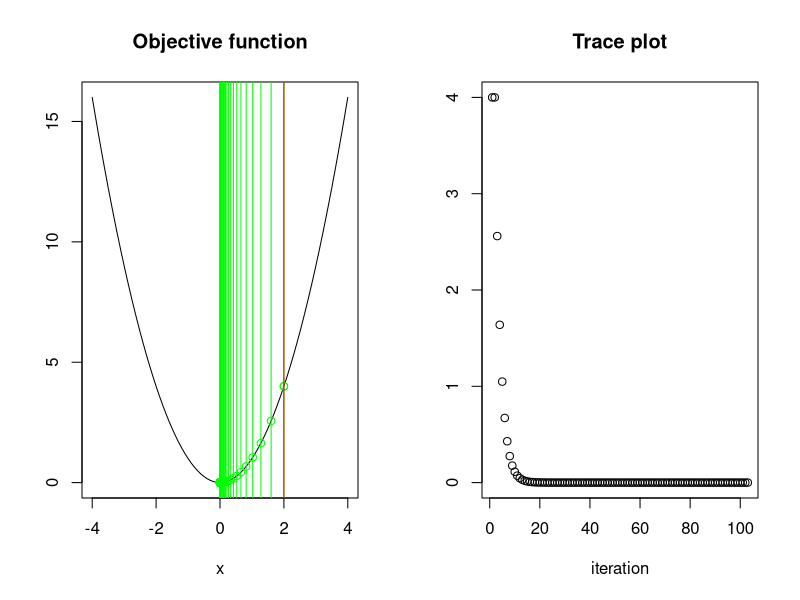

Generate this figure with R: (Note: a time limit stopped this script after it produced the figure.)


# Function to implement the gradient descent algorithm
gradient_descent = function( gradient, eta=.1, x0, epsilon=10^-10){

	t = 2
	trace = rbind( x0, x0 + 2*epsilon)
	# Begin the gradient descent algorithm
	while( sum((trace[t,] - trace[t-1,])^2)^.5 >= epsilon ){
		
		# Update the parameters
		trace = rbind( trace, trace[t,] - eta * gradient(trace[t,]))
	  print(trace[t,])		 
		t = t +1
	}
	
	return(trace)
}


# Test the gradient descent on a simple quadratic function
f = function(x)  x^2
f = Vectorize(f)
gradient_f = function(x)  2*x

trace = gradient_descent( gradient=gradient_f, x0=2)

grid = seq( -4, 4, by=.1)

# Plot the function and the trace in side-by-side panels
par(mfrow=c(1,2))
plot( grid, f(grid), type="l", main="Objective function", xlab="x", ylab=NA)
lines( trace, f(trace), col="green", type="p")
abline( v=trace[-1], col="green")
abline( v=trace[1], col="red")
plot(f(trace), main="Trace plot", xlab="iteration", ylab=NA)

# Consider the effect of changing the learning rate
trace = gradient_descent( gradient=gradient_f, x0=3, eta=1)
par(mfrow=c(1,2))
plot( grid, f(grid), type="l", main="Objective function", xlab="x", ylab=NA)
lines( trace, f(trace), col="green", type="p")
abline( v=trace[-1], col="green")
abline( v=trace[1], col="red")
plot(f(trace), main="Trace plot", xlab="iteration", ylab=NA)

# How about a learning rate of eta = 1?
trace = gradient_descent( gradient=gradient_f, x0=2, eta=1)

# How about initializing the algorihtm at a different value?
p = 1
x0 = runif(p) * 2*sqrt(6/p) + (-sqrt(6/p))
trace = gradient_descent( gradient=gradient_f, x0=x0)

par(mfrow=c(1,2))
plot( grid, f(grid), type="l", main="Objective function", xlab="x", ylab=NA)
lines( trace, f(trace), col="green", type="p")
abline( v=trace[-1], col="green")
abline( v=trace[1], col="red")
plot(f(trace), main="Trace plot", xlab="iteration", ylab=NA)

dev.off()

g = function(x)  6*x^3 + x^4 
g = Vectorize(g)
gradient_g = function(x) 18*x^2 + 4*x^3

grid = seq( -7, 3, by=.1)
plot( grid, g(grid), type="l", main="Objective function", xlab="x", ylab=NA)

# Fist initialize at x0 = -6
trace = gradient_descent( gradient=gradient_g, x0=-6, eta=.01)
par(mfrow=c(1,2))
plot( grid, g(grid), type="l", main="Objective function", xlab="x", ylab=NA)
lines( trace, g(trace), col="green", type="p")
abline( v=trace[-1], col="green")
abline( v=trace[1], col="red")
plot(g(trace), main="Trace plot", xlab="iteration", ylab=NA)

# Next initialize at x0 = -2
trace = gradient_descent( gradient=gradient_g, x0=-2, eta=.01)
par(mfrow=c(1,2))
plot( grid, g(grid), type="l", main="Objective function", xlab="x", ylab=NA)
lines( trace, g(trace), col="green", type="p")
abline( v=trace[-1], col="green")
abline( v=trace[1], col="red")
plot(g(trace), main="Trace plot", xlab="iteration", ylab=NA)

# What if we initialize at the saddle point x = 0?
trace = gradient_descent( gradient=gradient_g, x0=0, eta=.01)
par(mfrow=c(1,2))
plot( grid, g(grid), type="l", main="Objective function", xlab="x", ylab=NA)
lines( trace, g(trace), col="green", type="p")
abline( v=trace[-1], col="green")
abline( v=trace[1], col="red")
plot(g(trace), main="Trace plot", xlab="iteration", ylab=NA)

# How about initializing at x0 = 2?
trace = gradient_descent( gradient=gradient_g, x0=2, eta=.01, epsilon=10^-4)
par(mfrow=c(1,2))
plot( grid, g(grid), type="l", main="Objective function", xlab="x", ylab=NA)
lines( trace, g(trace), col="green", type="p")
abline( v=trace[-1], col="green")
abline( v=trace[1], col="red")
plot(g(trace), main="Trace plot", xlab="iteration", ylab=NA)

# How about random initialization?
p = 1
x0 = runif(p) * 2*sqrt(6/p) + (-sqrt(6/p))
trace = gradient_descent( gradient=gradient_g, x0=x0, eta=.01, epsilon=10^-4)
par(mfrow=c(1,2))
plot( grid, g(grid), type="l", main="Objective function", xlab="x", ylab=NA)
lines( trace, g(trace), col="green", type="p")
abline( v=trace[-1], col="green")
abline( v=trace[1], col="red")
plot(g(trace), main="Trace plot", xlab="iteration", ylab=NA)



# How about adding some momentum to the gradient descent algorithm?
# https://en.wikipedia.org/wiki/Stochastic_gradient_descent

gd_momentum = function( gradient, eta=.01, alpha=.01, x0, epsilon=10^-6){

	t = 2
	trace = c( x0, x0 + 2*epsilon)
	dx = 2*epsilon
	
	# Begin the gradient descent algorithm
	while( sum((trace[t] - trace[t-1])^2)^.5 >= epsilon ){
				
		# Update the parameters
		trace = c( trace, trace[t] - eta * gradient(trace[t]) + alpha * dx)
	  print(trace[t])		 
		t = t +1
		dx = trace[t] - trace[t-1]
	}
	
	return(trace)
}

trace = gd_momentum( gradient=gradient_g, x0=0, eta=.01, alpha=.4)
par(mfrow=c(1,2))
plot( grid, g(grid), type="l", main="Objective function", xlab="x", ylab=NA)
lines( trace, g(trace), col="green", type="p")
abline( v=trace[-1], col="green")
abline( v=trace[1], col="red")
plot(g(trace), main="Trace plot", xlab="iteration", ylab=NA)
